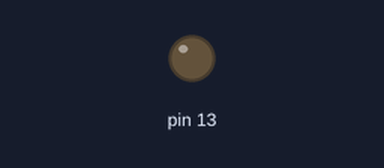
Simulated run of this sketch. Board: Arduino Uno, built with avr-gcc and run on an emulated ATmega328P. On the bench: output pins drawn as LEDs (lit = HIGH).

Above: at 5.5 s.
At 56.5 s:
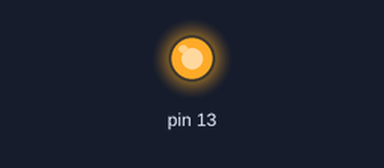
Timing chart, 0 to 58.5 s (numbered marks = the images above):
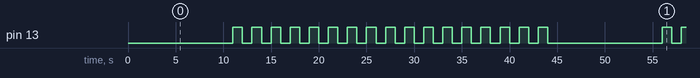

Measured:
- by itself, pin 13: moves between LOW and HIGH, repeating every 45.0 s
- by itself, everything shown: repeats every 45.0 s, in 34 steps

The sketch:

sketch_jun03b.ino
```cpp
void setup() {
  // put your setup code here, to run once:
  pinMode(13, OUTPUT);
}

void loop() {
  // put your main code here, to run repeatedly:
   delay(11000);
  int i=0;
  while(i<17){
  digitalWrite(13, HIGH);
  delay(1000);
  digitalWrite(13, LOW);
  delay(1000);
  i++;
  }
}
```
